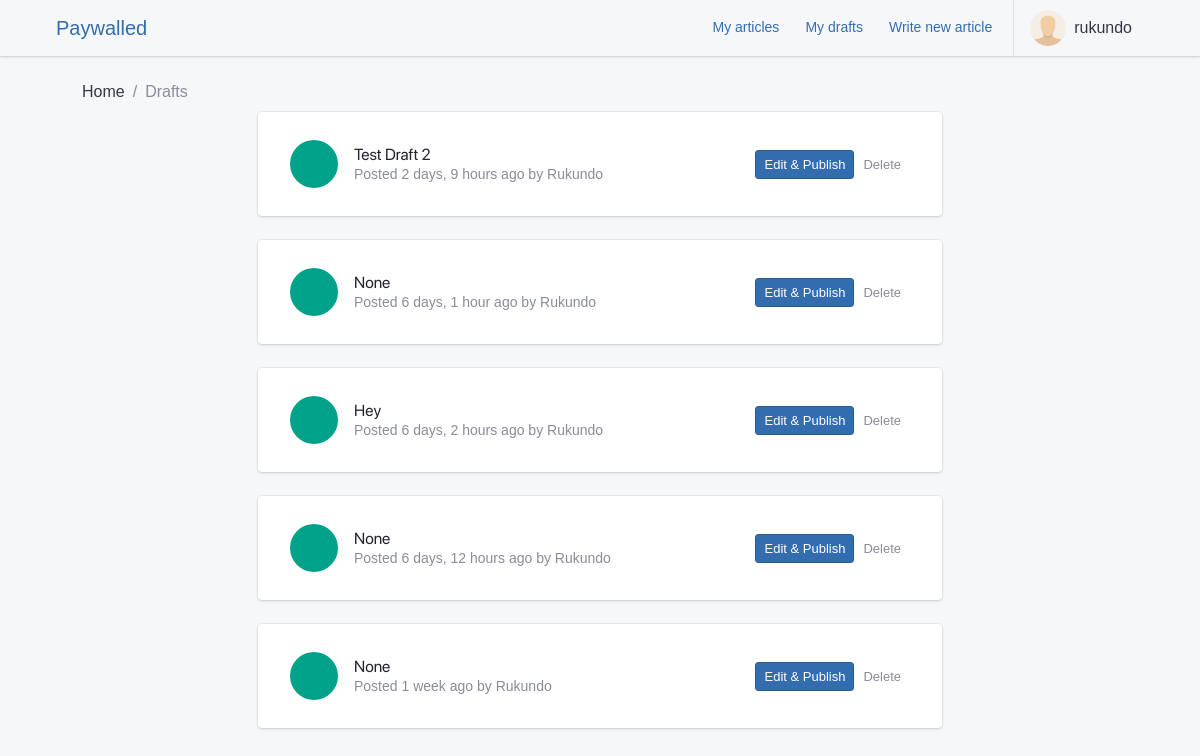
The page /articles/drafts/ (signed in) on the database as committed earlier.
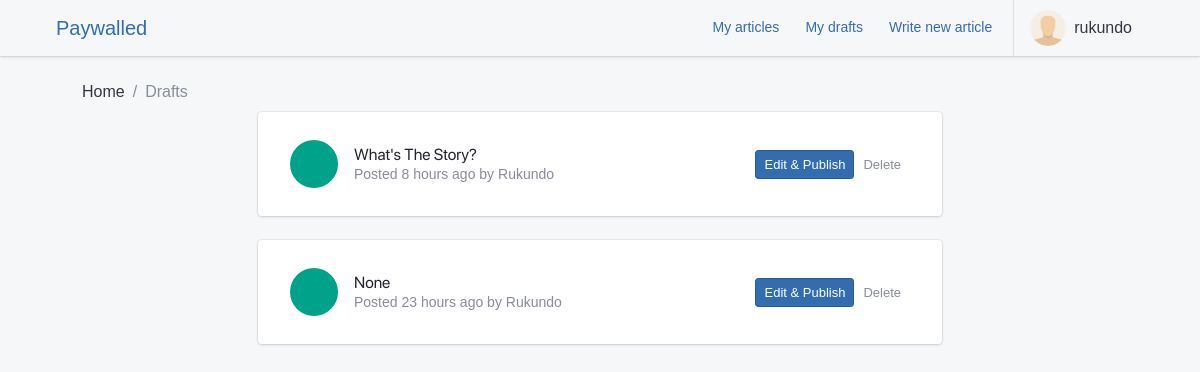
The same page on the database as committed later.
### apps/authentication/models.py (models this page shows, shortened)
class Profile(models.Model):
    user = models.OneToOneField(User, on_delete=models.CASCADE, verbose_name=_("user"))
    node_pubkey = models.CharField(max_length=80, unique=True, blank=True, null=True)
    class Meta:
        verbose_name = _("profile")
        verbose_name_plural = _("profiles")
        db_table = "auth_profile"
    def get_screen_name(self):
        try:
            if self.user.get_full_name():
                return self.user.get_full_name()
            else:
                return self.user.username
        except Exception:
            return self.user.username

### apps/blog/models.py (models this page shows, shortened)
class Article(models.Model):
    DRAFT = "D"
    PUBLISHED = "P"
    STATUS = ((DRAFT, _("Draft")), (PUBLISHED, _("Published")))
    uuid = models.UUIDField(unique=True, default=uuid.uuid4, editable=False)
    user = models.ForeignKey(
        settings.AUTH_USER_MODEL,
        null=True,
        related_name="articles",
        on_delete=models.SET_NULL,
    )
    date_created = models.DateTimeField(auto_now_add=True)
    date_published = models.DateTimeField(auto_now=True)
    title = models.CharField(max_length=255, null=True, unique=True)
    status = models.CharField(max_length=1, choices=STATUS, default=DRAFT)
    content = models.CharField(_("Content"), max_length=40000, blank=True)
    edited = models.BooleanField(default=False)
    objects = ArticleQuerySet.as_manager()
    class Meta:
        verbose_name = _("Article")
        verbose_name_plural = _("Articles")
        ordering = ("-date_published",)

### apps/blog/views.py (the view)
# urls.py: path("drafts/", view=list_drafts, name="drafts"),
@login_required()
def list_drafts(request):
    drafts = request.user.articles.filter(status="D")
    context = {
        "drafts": drafts
    }
    return render(request, "blog/draft_list.html", context)

### paywalled/templates/blog/draft_list.html (shortened to what this page needs)
{% extends 'base.html' %}
{% load static i18n %}
{% load humanize %}
{% block content %}
<div class="container">
    <nav aria-label="breadcrumb">
        <ol class="breadcrumb">
            <li class="breadcrumb-item"><a href="/">{% trans 'Home' %}</a></li>
            <li class="breadcrumb-item active"><a href="{% url 'articles:list' %}">{% trans 'Drafts' %}</a></li>
        </ol>
    </nav>
    <div class="row">
        <div class="col-md-8 mx-auto">
            <div class="list-group list-group-flush list-group-divider">
                {% for article in drafts %}
                <div class="card mb-4" id="drafts">
                    <div class="card-body">
                        <div class="list-group-item">
                            <div class="list-group-item-figure">
                                <a href="{% url 'articles:article' article.uuid %}"
                                    class="tile tile-lg tile-circle bg-success">
                                </a>
                            </div>
                            <div class="list-group-item-body">
                                <h4 class="list-group-item-title">
                                    <a href="{% url 'articles:article' article.uuid %}">{{ article.title|title }}</a>
                                </h4>
                                <p class="list-group-item-text">{% trans 'Posted' %}
                                    {{ article.date_published|naturaltime }}
                                    by
                                    {{ article.user.profile.get_screen_name|title }} </p>
                            </div>
                            <div class="list-group-item-figure">
                                <a href="{% url 'articles:publish_article' article.uuid %}"
                                    class="btn btn-sm btn-primary">Edit & Publish</a>
                                <a class="btn btn-sm btn-light"
                                    href="{% url 'articles:delete_draft' article.pk %}">Delete</a>
                            </div>
                        </div>
                    </div>
                </div>
                {% empty %}
                <p class="no-data">You have no drafts yet.</p>
                {% endfor %}
            </div>
        </div>
    </div>
</div>
{% endblock content %}

### paywalled/templates/base.html (shortened to what this page needs)
{% load compress static django_htmx %}
<!DOCTYPE html>
<html lang="en">
<head>
  {% compress css %}
  <link rel="stylesheet" href="{% static 'css/theme.css' %}" data-skin="default" />
  <link rel="stylesheet" href="https://cdn.jsdelivr.net/npm/bootstrap-icons@1.8.1/font/bootstrap-icons.css">
  {% endcompress %}
</head>
<body hx-headers='{"X-CSRFToken": "{{ csrf_token }}"}'>
  {% block body %}
  <div class="app container">
    {% block header %}
    {% include 'includes/header.html' %}
    {% endblock header %}
    <main class="app-main">
      <div class="wrapper">
        <div class="page{% block page_meta %}{% endblock %}">
          <div class="page-inner" {% block inner_style %}{% endblock %}>
            {% block content %}{% endblock %}
          </div>
        </div>
      </div>
    </main>
  </div>
  {% endblock body %}
</body>
</html>

### paywalled/templates/includes/header.html (shortened to what this page needs)
{% load static %}
<header class="app-header app-header-light">
  <div class="top-bar container">
    <div class="top-bar-brand">
      <a href="/">Paywalled</a>
    </div>
    <div class="top-bar-list">
      {% block header-far-right %}
      <div class="top-bar-item top-bar-item-right px-0 d-none d-sm-flex">
        <ul class="header-nav nav">
          {% if user.is_authenticated %}
          <li class="nav-item">
            <a class="btn btn-link" href="{% url 'articles:list' %}">My articles</a>
          </li>
          <li class="nav-item">
            <a class="btn btn-link" href="{% url 'articles:drafts' %}">My drafts</a>
          </li>
          <li class="nav-item">
            <a class="btn btn-link" href="{% url 'articles:write_new' %}">Write new article</a>
          </li>
          {% endif %}
        </ul>
        {% if user.is_authenticated %}
        <div class="navbar-nav dropdown d-flex">
          <button class="btn-account w-100" type="button" data-toggle="dropdown" aria-haspopup="true"
            aria-expanded="false"><span class="user-avatar user-avatar-md mr-lg-0"><img
                src="{% static 'images/user.png' %}" alt=""></span> <span
              class="account-summary pl-lg-2 d-none d-lg-block"><span
                class="account-name">{{ user.profile.get_screen_name }}</span></span>
          </button>
        </div>
        {% else %}
        <a class="btn-account btn btn-primary btn-lg" title="Sign up" href="{% url 'signup' %}">Sign up</a>
        <a class="btn-account btn-default btn-lg" title="Log in" href="{% url 'login' %}">Log in</a>
        {% endif %}
      </div>
      {% endblock %}
    </div>
  </div>
</header>

Rows that differ between the two databases and show on the page:
removed Article: title "Test Draft 2", date_published "2 days, 9 hours ago", user.profile.get_screen_name "Rukundo"
removed Article: title "None", date_published "6 days, 1 hour ago", user.profile.get_screen_name "Rukundo"
removed Article: title "Hey", date_published "6 days, 2 hours ago", user.profile.get_screen_name "Rukundo"
removed Article: title "None", date_published "6 days, 12 hours ago", user.profile.get_screen_name "Rukundo"
removed Article: title "None", date_published "1 week ago", user.profile.get_screen_name "Rukundo"
added Article: title "What's The Story?", date_published "8 hours ago", user.profile.get_screen_name "Rukundo"
added Article: title "None", date_published "23 hours ago", user.profile.get_screen_name "Rukundo"
